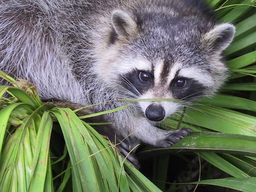
#> input picture Labs/lab3_images/face.png, 256 x 192 px, shrunk from 1024 x 768 before the run
$ jupyter execute lab3.ipynb
#> lines starting #> are read from the running program, lines starting #| are printed output that depends on the picture; pictures that were not available may be replaced by others from this repository, and a replacement may not be noted
[cell 1]
import numpy as np
np.set_printoptions(suppress=True)
from scipy import misc
from scipy.ndimage import convolve
import cv2
from collections import Counter
from skimage.exposure import match_histograms
import matplotlib.pyplot as plt
from skimage import io
import warnings
warnings.filterwarnings("ignore")
from scipy.ndimage import gaussian_filter
import math
from scipy.signal import convolve2d, gaussian, fftconvolve

[cell 2]
def twodCorrelate(f,w):
    M,N=np.shape(f)
    m,n=np.shape(w)
    a=math.floor((m-1)/2)
    b=math.floor((n-1)/2)
    g=np.zeros((M,N),dtype=float)
    for i in range(0,M):
        for k in range(0,N):
            for A in range(-a,a):
                for B in range(-b,b):
                    if i==0 or i>=M-m or k==0 or k>=N-n:
                        g[i,k]=f[i,k]
                    else:
                        g[i,k]+=w[A+a,B+b]*f[i+A,k+B]
    return g

[cell 3]
def twodConvolve(f,w):
    rotw=w
    M,N=np.shape(f)
    m,n=np.shape(rotw)
    a=math.floor((m-1)/2)
    b=math.floor((n-1)/2)
    g=np.zeros((M,N),dtype=float)
    for i in range(0,M):
        for k in range(0,N):
            for A in range(-a,a):
                for B in range(-b,b):
                    if i==0 or i>=M-m or k==0 or k>=N-n:
                        g[i,k]=f[i,k]
                    else:
                        g[i,k]+=rotw[A+a,B+b]*f[i-A,k-B]
    return g

[cell 4]
def LowPassFilter(im,filter):
    M,N=np.shape(im)
    g=np.zeros((M,N),dtype=float)
    m,n=np.shape(filter)
    a=math.floor((m-1)/2)
    b=math.floor((n-1)/2)
    for i in range(0,M):
        for k in range(0,N):
            for A in range(-a,a):
                for B in range(-b,b):
                    if i==0 or i>=M-m or k==0 or k>=N-n:
                        g[i,k]=im[i,k]
                    else:
                        g[i,k]+=filter[A+a,B+b]*im[i+A,k+B]
    return g

[cell 5]
face=cv2.imread("face.png",0)
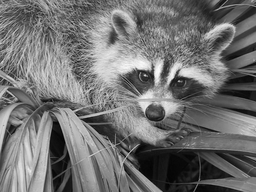
#> face: shape (192, 256); min 0, max 248, mean 113.3
print(np.shape(face))
#| (192, 256)
w=np.ones([9,9])/9
print(w)
g1=twodCorrelate(face,w)
g2=twodConvolve(face,w)

fig,ax = plt.subplots(nrows = 1,ncols=3,figsize = (20,20))
plt.subplot(1,3,1),io.imshow(face, cmap='gray'),ax[0].set_title("Original")
plt.subplot(1,3,2),io.imshow(g1, cmap='gray'),ax[1].set_title("Target")
plt.subplot(1,3,3),io.imshow(g2,cmap='gray'),ax[2].set_title("Matched")
for a in ax:
    a.axis('off')

[cell 6]
ripple=np.array([ [0,-1,math.sqrt(2)],[1,0,-1],[-math.sqrt(2),1,0] ])
print(ripple)
g3=twodCorrelate(face,ripple)
g4=twodConvolve(face,ripple)

fig,ax = plt.subplots(nrows = 1,ncols=3,figsize = (20,20))
plt.subplot(1,3,1),io.imshow(face),ax[0].set_title("Original")
plt.subplot(1,3,2),io.imshow(g3, cmap='gray'),ax[1].set_title("Target")
plt.subplot(1,3,3),io.imshow(g4,cmap='gray'),ax[2].set_title("Matched")
for a in ax:
    a.axis('off')

[cell 7]
rotripple=np.rot90(ripple)
rotripple=np.rot90(rotripple)
print(rotripple)
g5=twodCorrelate(face,rotripple)
#> after the loop in twodCorrelate (call 3), `for i in range(0,M):`:
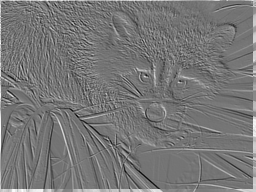
#> g: shape (192, 256) float64; min -178, max 211, mean 3.5; drawn with min black and max white
fig,ax = plt.subplots(nrows = 1,ncols=3,figsize = (20,20))
plt.subplot(1,3,1),io.imshow(g3,cmap='gray'),ax[0].set_title("Original")
plt.subplot(1,3,2),io.imshow(g4, cmap='gray'),ax[1].set_title("Target")
plt.subplot(1,3,3),io.imshow(g5,cmap='gray'),ax[2].set_title("Matched")
for a in ax:
    a.axis('off')

[cell 8]
def gaussian2DFilter(shape,sigma):
    g=np.outer(gaussian(shape,sigma), gaussian(shape,sigma))
    return g

[cell 9]
g=gaussian2DFilter(5,1)
print(g)

[cell 10]
pepper=cv2.imread("pepper.tif",0)
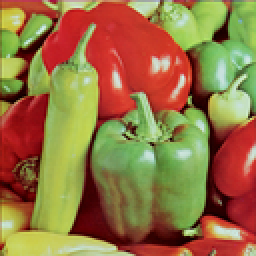
#> input picture Labs/lab3_images/pepper.tiff, 128 x 128 px, shrunk from 512 x 512 before the run, given in place of pepper.tif, which was not available (shown 2 times larger)
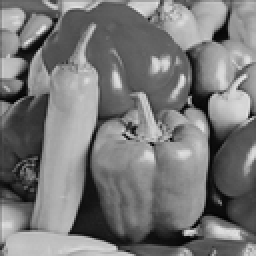
#> pepper: shape (128, 128) (shown 2 times larger); min 2, max 232, mean 120.4

[cell 11]
def LowPassFilter(im,filter):
    M,N=np.shape(im)
    g=np.zeros((M,N),dtype=float)
    m,n=np.shape(filter)
    a=math.floor((m-1)/2)
    b=math.floor((n-1)/2)
    for i in range(0,M):
        for k in range(0,N):
            for A in range(-a,a):
                for B in range(-b,b):
                    if i==0 or i>=M-m or k==0 or k>=N-n:
                        g[i,k]=im[i,k]
                    else:
                        g[i,k]+=filter[A+a,B+b]*im[i+A,k+B]
    return g

[cell 12]
tpattern=cv2.imread("testpattern1024.tif",0)
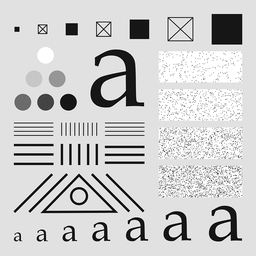
#> input picture Labs/lab3_images/testpattern1024.tif, 256 x 256 px, shrunk from 1024 x 1024 before the run
#> tpattern is the input picture: shape (256, 256); min 0, max 255, mean 204.1
box=np.ones([13,13])/169
print(box)
output=LowPassFilter(tpattern,box)
#> after the loop in LowPassFilter, `for i in range(0,M):`:
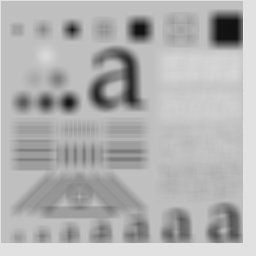
#> g: shape (256, 256) float64; min 17.4, max 237, mean 177.8

fig,ax = plt.subplots(nrows = 1,ncols=3,figsize = (20,20))
plt.subplot(1,3,1),io.imshow(tpattern,cmap='gray'),ax[0].set_title("Original")
plt.subplot(1,3,2),io.imshow(box, cmap='gray'),ax[1].set_title("Target")
plt.subplot(1,3,3),io.imshow(output,cmap='gray'),ax[2].set_title("Matched")
for a in ax:
    a.axis('off')
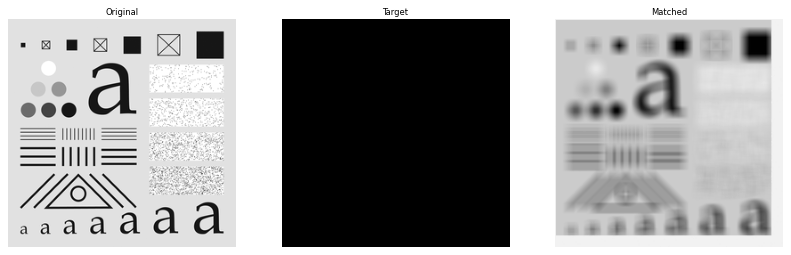
#> figure drawn by matplotlib, 3 panels

[cell 13]
def Laplacian(im):
    M,N=np.shape(im)
    g=np.zeros((M,N),dtype=float)
    for i in range(0,M):
        for k in range(0,N):
            if i==0 or i>=M-1 or k==0 or k>=N-1:
                    g[i,k]=im[i,k]
            else:
                    g[i,k]=5*im[i,k]-(im[i+1,k]+im[i-1,k]+im[i,k+1]+im[i,k-1])
            # p=im[i,k]

    return g

[cell 14]
cameraman=cv2.imread("cameraman.tif",0)
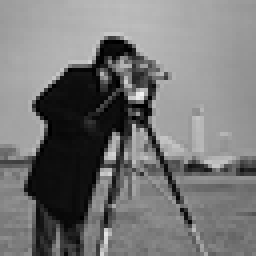
#> input picture Labs/lab3_images/cameraman.tif, 64 x 64 px, shrunk from 256 x 256 before the run (shown 4 times larger)
#> cameraman is the input picture: shape (64, 64); min 0, max 244, mean 118.7
LapFilter=np.array([[0,-1,0],[-1,5,-1],[0,-1,0]])
Blur=np.ones([9,9])/81
blurred=LowPassFilter(cameraman,Blur)
#> after the loop in LowPassFilter (call 2), `for i in range(0,M):`:
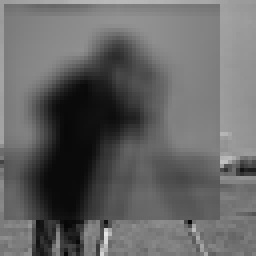
#> g: shape (64, 64) float64 (shown 4 times larger); min 7, max 227, mean 101.2
output=Laplacian(blurred)
#> after the loop in Laplacian, `for i in range(0,M):`:
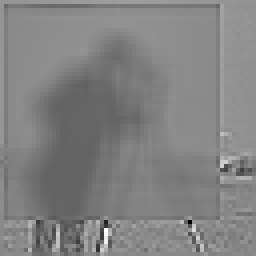
#> g: shape (64, 64) float64 (shown 4 times larger); min -305.1, max 489, mean 100.1; drawn with min black and max white

fig,ax = plt.subplots(nrows = 1,ncols=3,figsize = (20,20))
plt.subplot(1,3,1),io.imshow(cameraman,cmap='gray'),ax[0].set_title("Original")
plt.subplot(1,3,2),io.imshow(blurred, cmap='gray'),ax[1].set_title("Target")
plt.subplot(1,3,3),io.imshow(output,cmap='gray'),ax[2].set_title("Matched")
for a in ax:
    a.axis('off')
